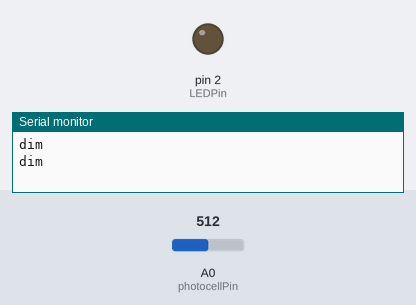
Bench run of a sketch on a simulated Arduino Uno, built with avr-gcc and run on an emulated ATmega328P. On the bench: output pins drawn as LEDs (lit = HIGH), the last lines printed to the serial monitor. Inputs (shaded band) come from the test bench; at power-on: A0 (photocellPin) = 512.

Above: at 1.8 s.
1.9 s: A0 (photocellPin) set to 218
4.5 s: A0 (photocellPin) set to 187
At 6.5 s:
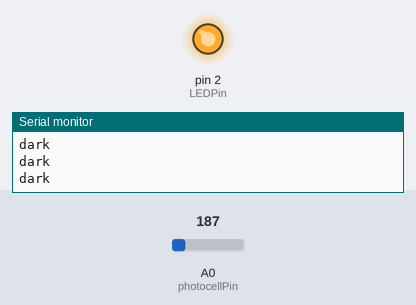
7.5 s: A0 (photocellPin) set to 306
At 10.1 s:
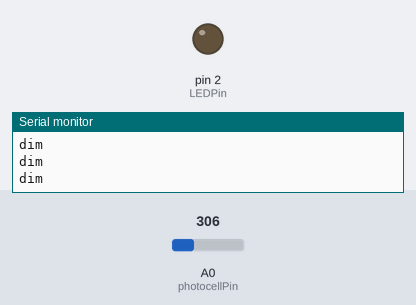
10.5 s: A0 (photocellPin) set to 122
At 12.5 s:
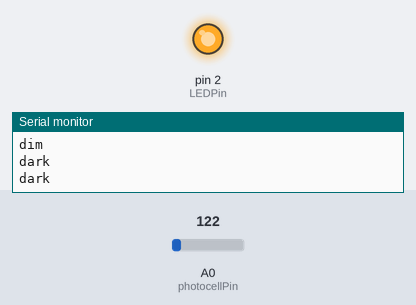
Timing chart, 0 to 14.0 s (numbered marks = the images above; inputs shaded):
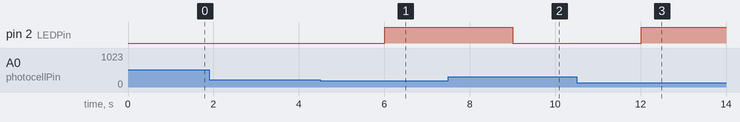

Measured:
- the behaviour switches between 200 and 199 on A0 (photocellPin) (found by bisection; images 0 and 1)
- after the input at 4.5 s, pin 2 (LEDPin): LOW → HIGH after 1.5 s
- after the input at 7.5 s, pin 2 (LEDPin): HIGH → LOW after 1.5 s
- after the input at 10.5 s, pin 2 (LEDPin): LOW → HIGH after 1.5 s

The sketch:

Automatic_Light_Switch_And_Measure.ino
```cpp
/*
 * Tutorial 2b: Automatic Light Switch
 *
 * Automatically turns on an LED when it gets dark.
 *
 *
 * To see this sketch in action put the board in a
 * room with little or no sunlight, only lit by your room lights.
 * Turn the room lights on and off. The LED will automatically
 * turn on when its dark and off when its light.
 *
 * The circuit:
 * - photoresistor from analog in 0 to +5V
 * - 10K resistor from analog in 0 to ground
 * - LED connected to digital pin 2 through a 300ohm resistor
 *
 * Author: Blaise Jarrett
 * Edited on 9/12/14 by Justin Cauchon
 *
 */

// A constant that describes when its dark enough to
// light the LED. A value close to 600 will light the led
// with less darkness. Play with this number.
const int sensorDark = 200;
// sensor minimum, discovered through experiment
const int sensorMin = 0;
// sensor maximum, discovered through experiment
const int sensorMax = 800;


// the photocell voltage divider pin
int photocellPin = A0;
// the LED pin
int LEDPin = 2;


void setup()
{
    // initialize the LED pin as output
    pinMode(LEDPin, OUTPUT);
    // set up serial at 9600 baud
    Serial.begin(9600);
}

void loop()
{
    int analogValue;
    int range;

    // read our photocell
    analogValue = analogRead(photocellPin);
    // map the sensor range to a range of four options
    range = map(analogValue, sensorMin, sensorMax, 0, 3);

    // do something different depending on the
    // range value
    switch (range)
    {
        // your hand is on the sensor
        case 0:
            Serial.println("dark");
            break;
        // your hand is close to the sensor
        case 1:
            Serial.println("dim");
            break;
        // your hand is a few inches from the sensor
        case 2:
            Serial.println("medium");
            break;
        // your hand is nowhere near the sensor
        case 3:
            Serial.println("bright");
            break;
    }

        // wait 0.25s before reading the photocell again
        delay(1000);

    // The higher the analogValue reading is the darker it is.
    // If its atleast as dark as our constant "sensorDark"
    // light the LED
    if (analogValue < sensorDark)
    {
        digitalWrite(LEDPin, HIGH);
    }
    // Otherwise turn the LED off
    else
    {
        digitalWrite(LEDPin, LOW);
    }

    // wait 1ms for better quality sensor readings
    delay(1);
}
```
